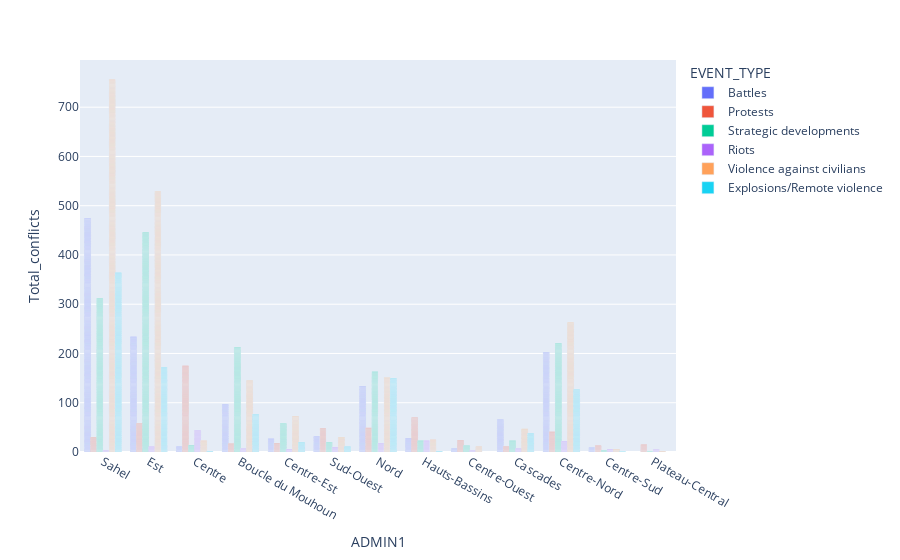

Notebook cell for this chart:
### Code cell
year_conflict = pd.read_excel("/home/adzavon/Documents/MSC_Data_Analysis/conflicts/conflicts.xlsx")
year_conflict["EVENT_DATE"] = pd.to_datetime(year_conflict["EVENT_DATE"])
# year_conflict["Year"] = year_conflict["EVENT_DATE"].dt.year
# year_conflict["month"] = year_conflict["EVENT_DATE"].dt.year
year_conflict['Date'] = year_conflict['EVENT_DATE'].dt.strftime('%b-%y')
year_conflict
year_conflict_drop = year_conflict.drop(columns=["EVENT_DATE"])
year_conflict_drop
new_data = year_conflict_drop[["Date","ADMIN1","EVENT_TYPE"]]
new_data["Total_conflicts"] = 1
new_data
# last  = new_data.groupby(["Date","EVENT_TYPE"]).sum()
# last.to_excel("conflicts_by_event.xlsx")

# re_import = pd.read_excel("/home/adzavon/Documents/MSC_Data_Analysis/conflicts/conflicts_by_event.xlsx")

# fig = px.bar(re_import, x="Date", y="Total_conflicts", color='EVENT_TYPE', barmode='group'
#                 #color='month' ,text='Number of Conflicts'
# )
# fig.show()

# re_import = pd.read_excel("/home/adzavon/Documents/MSC_Data_Analysis/conflicts/conflicts_by_event.xlsx")
# long_df = px.data.medals_long()
fig = px.bar(new_data, x="ADMIN1", y="Total_conflicts",color='EVENT_TYPE', barmode='group',opacity=1
                #color='month' ,text='Number of Conflicts'
)
fig.show()

### Figure 1 — Plotly figure (JSON) as saved in the notebook; plotly's stock layout.template omitted (floating-point values rounded to 4 significant figures; data arrays with more than 128 entries replaced by an {"elided": "..."} marker saying what was removed)
{"data": [{"alignmentgroup": "True", "hovertemplate": "EVENT_TYPE=Battles<br>ADMIN1=%{x}<br>Total_conflicts=%{y}<extra></extra>", "legendgroup": "Battles", "marker": {"color": "#636efa", "opacity": 1, "pattern": {"shape": ""}}, "name": "Battles", "offsetgroup": "Battles", "orientation": "v", "showlegend": true, "textposition": "auto", "type": "bar", "x": {"elided": "1323 str values"}, "xaxis": "x", "y": {"elided": "1323 int values"}, "yaxis": "y"}, {"alignmentgroup": "True", "hovertemplate": "EVENT_TYPE=Protests<br>ADMIN1=%{x}<br>Total_conflicts=%{y}<extra></extra>", "legendgroup": "Protests", "marker": {"color": "#EF553B", "opacity": 1, "pattern": {"shape": ""}}, "name": "Protests", "offsetgroup": "Protests", "orientation": "v", "showlegend": true, "textposition": "auto", "type": "bar", "x": {"elided": "569 str values"}, "xaxis": "x", "y": {"elided": "569 int values"}, "yaxis": "y"}, {"alignmentgroup": "True", "hovertemplate": "EVENT_TYPE=Strategic developments<br>ADMIN1=%{x}<br>Total_conflicts=%{y}<extra></extra>", "legendgroup": "Strategic developments", "marker": {"color": "#00cc96", "opacity": 1, "pattern": {"shape": ""}}, "name": "Strategic developments", "offsetgroup": "Strategic developments", "orientation": "v", "showlegend": true, "textposition": "auto", "type": "bar", "x": {"elided": "1510 str values"}, "xaxis": "x", "y": {"elided": "1510 int values"}, "yaxis": "y"}, {"alignmentgroup": "True", "hovertemplate": "EVENT_TYPE=Riots<br>ADMIN1=%{x}<br>Total_conflicts=%{y}<extra></extra>", "legendgroup": "Riots", "marker": {"color": "#ab63fa", "opacity": 1, "pattern": {"shape": ""}}, "name": "Riots", "offsetgroup": "Riots", "orientation": "v", "showlegend": true, "textposition": "auto", "type": "bar", "x": {"elided": "165 str values"}, "xaxis": "x", "y": {"elided": "165 int values"}, "yaxis": "y"}, {"alignmentgroup": "True", "hovertemplate": "EVENT_TYPE=Violence against civilians<br>ADMIN1=%{x}<br>Total_conflicts=%{y}<extra></extra>", "legendgroup": "Violence against civilians", "marker": {"color": "#FFA15A", "opacity": 1, "pattern": {"shape": ""}}, "name": "Violence against civilians", "offsetgroup": "Violence against civilians", "orientation": "v", "showlegend": true, "textposition": "auto", "type": "bar", "x": {"elided": "2061 str values"}, "xaxis": "x", "y": {"elided": "2061 int values"}, "yaxis": "y"}, {"alignmentgroup": "True", "hovertemplate": "EVENT_TYPE=Explosions/Remote violence<br>ADMIN1=%{x}<br>Total_conflicts=%{y}<extra></extra>", "legendgroup": "Explosions/Remote violence", "marker": {"color": "#19d3f3", "opacity": 1, "pattern": {"shape": ""}}, "name": "Explosions/Remote violence", "offsetgroup": "Explosions/Remote violence", "orientation": "v", "showlegend": true, "textposition": "auto", "type": "bar", "x": {"elided": "964 str values"}, "xaxis": "x", "y": {"elided": "964 int values"}, "yaxis": "y"}], "layout": {"barmode": "group", "legend": {"title": {"text": "EVENT_TYPE"}, "tracegroupgap": 0}, "margin": {"t": 60}, "xaxis": {"anchor": "y", "domain": [0, 1], "title": {"text": "ADMIN1"}}, "yaxis": {"anchor": "x", "domain": [0, 1], "title": {"text": "Total_conflicts"}}}}
